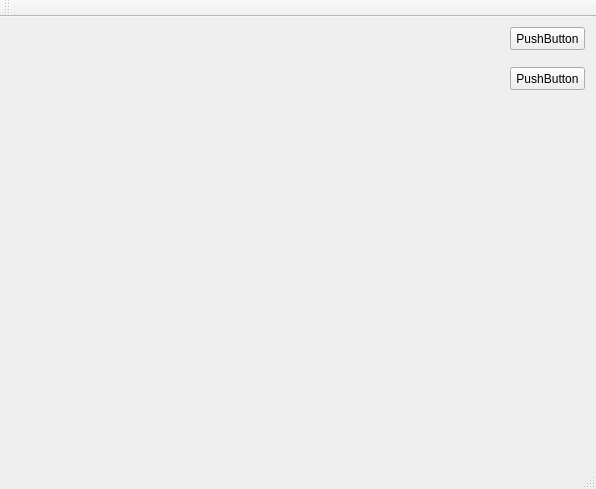
<?xml version="1.0" encoding="UTF-8"?>
<ui version="4.0">
 <class>MainWindow</class>
 <widget class="QMainWindow" name="MainWindow">
  <property name="geometry">
   <rect>
    <x>0</x>
    <y>0</y>
    <width>596</width>
    <height>489</height>
   </rect>
  </property>
  <property name="windowTitle">
   <string>MainWindow</string>
  </property>
  <widget class="QWidget" name="centralWidget">
   <widget class="QPushButton" name="pushButton">
    <property name="geometry">
     <rect>
      <x>510</x>
      <y>10</y>
      <width>75</width>
      <height>23</height>
     </rect>
    </property>
    <property name="text">
     <string>PushButton</string>
    </property>
   </widget>
   <widget class="QPushButton" name="pushButton_2">
    <property name="geometry">
     <rect>
      <x>510</x>
      <y>50</y>
      <width>75</width>
      <height>23</height>
     </rect>
    </property>
    <property name="text">
     <string>PushButton</string>
    </property>
   </widget>
  </widget>
  <widget class="QMenuBar" name="menuBar">
   <property name="geometry">
    <rect>
     <x>0</x>
     <y>0</y>
     <width>596</width>
     <height>23</height>
    </rect>
   </property>
  </widget>
  <widget class="QToolBar" name="mainToolBar">
   <attribute name="toolBarArea">
    <enum>TopToolBarArea</enum>
   </attribute>
   <attribute name="toolBarBreak">
    <bool>false</bool>
   </attribute>
  </widget>
  <widget class="QStatusBar" name="statusBar"/>
 </widget>
 <layoutdefault spacing="6" margin="11"/>
 <resources/>
 <connections/>
</ui>
